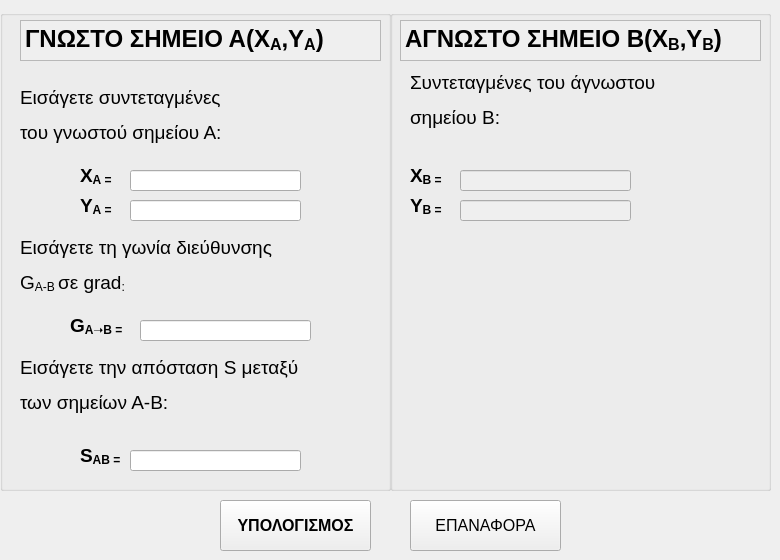
    <widget class="QWidget" name="tab">
     <attribute name="title">
      <string>1o Θεμελιώδες</string>
     </attribute>
     <widget class="QGroupBox" name="groupBox_2">
      <property name="geometry">
       <rect>
        <x>390</x>
        <y>10</y>
        <width>381</width>
        <height>481</height>
       </rect>
      </property>
      <property name="title">
       <string/>
      </property>
      <widget class="QLineEdit" name="lineEdit_6">
       <property name="enabled">
        <bool>false</bool>
       </property>
       <property name="geometry">
        <rect>
         <x>70</x>
         <y>190</y>
         <width>171</width>
         <height>21</height>
        </rect>
       </property>
       <property name="palette">
        <palette>
         <active>
          <colorrole role="Text">
           <brush brushstyle="SolidPattern">
            <color alpha="255">
             <red>0</red>
             <green>0</green>
             <blue>0</blue>
            </color>
           </brush>
          </colorrole>
          <colorrole role="PlaceholderText">
           <brush brushstyle="SolidPattern">
            <color alpha="128">
             <red>0</red>
             <green>0</green>
             <blue>0</blue>
            </color>
           </brush>
          </colorrole>
         </active>
         <inactive>
          <colorrole role="Text">
           <brush brushstyle="SolidPattern">
            <color alpha="255">
             <red>0</red>
             <green>0</green>
             <blue>0</blue>
            </color>
           </brush>
          </colorrole>
          <colorrole role="PlaceholderText">
           <brush brushstyle="SolidPattern">
            <color alpha="128">
             <red>0</red>
             <green>0</green>
             <blue>0</blue>
            </color>
           </brush>
          </colorrole>
         </inactive>
         <disabled>
          <colorrole role="Text">
           <brush brushstyle="SolidPattern">
            <color alpha="255">
             <red>0</red>
             <green>0</green>
             <blue>0</blue>
            </color>
           </brush>
          </colorrole>
          <colorrole role="PlaceholderText">
           <brush brushstyle="SolidPattern">
            <color alpha="128">
             <red>0</red>
             <green>0</green>
             <blue>0</blue>
            </color>
           </brush>
          </colorrole>
         </disabled>
        </palette>
       </property>
       <property name="font">
        <font>
         <pointsize>10</pointsize>
         <weight>75</weight>
         <bold>true</bold>
        </font>
       </property>
       <property name="text">
        <string/>
       </property>
      </widget>
      <widget class="QTextEdit" name="textEdit_2">
       <property name="enabled">
        <bool>false</bool>
       </property>
       <property name="geometry">
        <rect>
         <x>10</x>
         <y>10</y>
         <width>361</width>
         <height>41</height>
        </rect>
       </property>
       <property name="palette">
        <palette>
         <active>
          <colorrole role="Text">
           <brush brushstyle="SolidPattern">
            <color alpha="255">
             <red>0</red>
             <green>0</green>
             <blue>0</blue>
            </color>
           </brush>
          </colorrole>
          <colorrole role="PlaceholderText">
           <brush brushstyle="SolidPattern">
            <color alpha="128">
             <red>0</red>
             <green>0</green>
             <blue>0</blue>
            </color>
           </brush>
          </colorrole>
         </active>
         <inactive>
          <colorrole role="Text">
           <brush brushstyle="SolidPattern">
            <color alpha="255">
             <red>0</red>
             <green>0</green>
             <blue>0</blue>
            </color>
           </brush>
          </colorrole>
          <colorrole role="PlaceholderText">
           <brush brushstyle="SolidPattern">
            <color alpha="128">
             <red>0</red>
             <green>0</green>
             <blue>0</blue>
            </color>
           </brush>
          </colorrole>
         </inactive>
         <disabled>
          <colorrole role="Text">
           <brush brushstyle="SolidPattern">
            <color alpha="255">
             <red>0</red>
             <green>0</green>
             <blue>0</blue>
            </color>
           </brush>
          </colorrole>
          <colorrole role="PlaceholderText">
           <brush brushstyle="SolidPattern">
            <color alpha="128">
             <red>0</red>
             <green>0</green>
             <blue>0</blue>
            </color>
           </brush>
          </colorrole>
         </disabled>
        </palette>
       </property>
       <property name="html">
        <string>&lt;!DOCTYPE HTML PUBLIC &quot;-//W3C//DTD HTML 4.0//EN&quot; &quot;http://www.w3.org/TR/REC-html40/strict.dtd&quot;&gt;
&lt;html&gt;&lt;head&gt;&lt;meta name=&quot;qrichtext&quot; content=&quot;1&quot; /&gt;&lt;style type=&quot;text/css&quot;&gt;
p, li { white-space: pre-wrap; }
&lt;/style&gt;&lt;/head&gt;&lt;body style=&quot; font-family:'MS Shell Dlg 2'; font-size:8.25pt; font-weight:400; font-style:normal;&quot;&gt;
&lt;p style=&quot; margin-top:0px; margin-bottom:0px; margin-left:0px; margin-right:0px; -qt-block-indent:0; text-indent:0px;&quot;&gt;&lt;span style=&quot; font-size:18pt; font-weight:600;&quot;&gt;ΑΓΝΩΣΤΟ ΣΗΜΕΙΟ Β(Χ&lt;/span&gt;&lt;span style=&quot; font-size:18pt; font-weight:600; vertical-align:sub;&quot;&gt;Β&lt;/span&gt;&lt;span style=&quot; font-size:18pt; font-weight:600;&quot;&gt;,Υ&lt;/span&gt;&lt;span style=&quot; font-size:18pt; font-weight:600; vertical-align:sub;&quot;&gt;Β&lt;/span&gt;&lt;span style=&quot; font-size:18pt; font-weight:600;&quot;&gt;)&lt;/span&gt;&lt;/p&gt;&lt;/body&gt;&lt;/html&gt;</string>
       </property>
      </widget>
      <widget class="QLabel" name="label_10">
       <property name="geometry">
        <rect>
         <x>20</x>
         <y>180</y>
         <width>51</width>
         <height>31</height>
        </rect>
       </property>
       <property name="text">
        <string>&lt;html&gt;&lt;head/&gt;&lt;body&gt;&lt;p&gt;&lt;span style=&quot; font-size:14pt; font-weight:600;&quot;&gt;Y&lt;/span&gt;&lt;span style=&quot; font-size:14pt; font-weight:600; vertical-align:sub;&quot;&gt;Β&lt;/span&gt;&lt;span style=&quot; font-size:14pt; font-weight:600; vertical-align:sub;&quot;&gt; =&lt;/span&gt;&lt;/p&gt;&lt;/body&gt;&lt;/html&gt;</string>
       </property>
      </widget>
      <widget class="QLabel" name="label_9">
       <property name="geometry">
        <rect>
         <x>20</x>
         <y>150</y>
         <width>51</width>
         <height>31</height>
        </rect>
       </property>
       <property name="text">
        <string>&lt;html&gt;&lt;head/&gt;&lt;body&gt;&lt;p&gt;&lt;span style=&quot; font-size:14pt; font-weight:600;&quot;&gt;Χ&lt;/span&gt;&lt;span style=&quot; font-size:14pt; font-weight:600; vertical-align:sub;&quot;&gt;B&lt;/span&gt;&lt;span style=&quot; font-size:14pt; font-weight:600; vertical-align:sub;&quot;&gt; =&lt;/span&gt;&lt;/p&gt;&lt;/body&gt;&lt;/html&gt;</string>
       </property>
      </widget>
      <widget class="QLabel" name="label_8">
       <property name="geometry">
        <rect>
         <x>20</x>
         <y>60</y>
         <width>271</width>
         <height>61</height>
        </rect>
       </property>
       <property name="text">
        <string>&lt;html&gt;&lt;head/&gt;&lt;body&gt;&lt;p&gt;&lt;span style=&quot; font-size:14pt;&quot;&gt;Συντεταγμένες του άγνωστου &lt;/span&gt;&lt;/p&gt;&lt;p&gt;&lt;span style=&quot; font-size:14pt;&quot;&gt;σημείου Β:&lt;/span&gt;&lt;/p&gt;&lt;/body&gt;&lt;/html&gt;</string>
       </property>
      </widget>
      <widget class="QLineEdit" name="lineEdit_5">
       <property name="enabled">
        <bool>false</bool>
       </property>
       <property name="geometry">
        <rect>
         <x>70</x>
         <y>160</y>
         <width>171</width>
         <height>21</height>
        </rect>
       </property>
       <property name="palette">
        <palette>
         <active>
          <colorrole role="Text">
           <brush brushstyle="SolidPattern">
            <color alpha="255">
             <red>0</red>
             <green>0</green>
             <blue>0</blue>
            </color>
           </brush>
          </colorrole>
          <colorrole role="PlaceholderText">
           <brush brushstyle="SolidPattern">
            <color alpha="128">
             <red>0</red>
             <green>0</green>
             <blue>0</blue>
            </color>
           </brush>
          </colorrole>
         </active>
         <inactive>
          <colorrole role="Text">
           <brush brushstyle="SolidPattern">
            <color alpha="255">
             <red>0</red>
             <green>0</green>
             <blue>0</blue>
            </color>
           </brush>
          </colorrole>
          <colorrole role="PlaceholderText">
           <brush brushstyle="SolidPattern">
            <color alpha="128">
             <red>0</red>
             <green>0</green>
             <blue>0</blue>
            </color>
           </brush>
          </colorrole>
         </inactive>
         <disabled>
          <colorrole role="Text">
           <brush brushstyle="SolidPattern">
            <color alpha="255">
             <red>0</red>
             <green>0</green>
             <blue>0</blue>
            </color>
           </brush>
          </colorrole>
          <colorrole role="PlaceholderText">
           <brush brushstyle="SolidPattern">
            <color alpha="128">
             <red>0</red>
             <green>0</green>
             <blue>0</blue>
            </color>
           </brush>
          </colorrole>
         </disabled>
        </palette>
       </property>
       <property name="font">
        <font>
         <pointsize>10</pointsize>
         <weight>75</weight>
         <bold>true</bold>
        </font>
       </property>
       <property name="autoFillBackground">
        <bool>false</bool>
       </property>
       <property name="text">
        <string/>
       </property>
      </widget>
     </widget>
     <widget class="QGroupBox" name="groupBox">
      <property name="geometry">
       <rect>
        <x>0</x>
        <y>10</y>
        <width>391</width>
        <height>481</height>
       </rect>
      </property>
      <property name="title">
       <string/>
      </property>
      <widget class="QLabel" name="label_3">
       <property name="geometry">
        <rect>
         <x>80</x>
         <y>180</y>
         <width>51</width>
         <height>31</height>
        </rect>
       </property>
       <property name="text">
        <string>&lt;html&gt;&lt;head/&gt;&lt;body&gt;&lt;p&gt;&lt;span style=&quot; font-size:14pt; font-weight:600;&quot;&gt;Y&lt;/span&gt;&lt;span style=&quot; font-size:14pt; font-weight:600; vertical-align:sub;&quot;&gt;Α =&lt;/span&gt;&lt;/p&gt;&lt;/body&gt;&lt;/html&gt;</string>
       </property>
      </widget>
      <widget class="QLabel" name="label_2">
       <property name="geometry">
        <rect>
         <x>80</x>
         <y>150</y>
         <width>51</width>
         <height>31</height>
        </rect>
       </property>
       <property name="text">
        <string>&lt;html&gt;&lt;head/&gt;&lt;body&gt;&lt;p&gt;&lt;span style=&quot; font-size:14pt; font-weight:600;&quot;&gt;Χ&lt;/span&gt;&lt;span style=&quot; font-size:14pt; font-weight:600; vertical-align:sub;&quot;&gt;Α =&lt;/span&gt;&lt;/p&gt;&lt;/body&gt;&lt;/html&gt;</string>
       </property>
      </widget>
      <widget class="QLineEdit" name="lineEdit_4">
       <property name="geometry">
        <rect>
         <x>130</x>
         <y>440</y>
         <width>171</width>
         <height>21</height>
        </rect>
       </property>
       <property name="text">
        <string/>
       </property>
      </widget>
      <widget class="QTextEdit" name="textEdit">
       <property name="enabled">
        <bool>false</bool>
       </property>
       <property name="geometry">
        <rect>
         <x>20</x>
         <y>10</y>
         <width>361</width>
         <height>41</height>
        </rect>
       </property>
       <property name="palette">
        <palette>
         <active>
          <colorrole role="Text">
           <brush brushstyle="SolidPattern">
            <color alpha="255">
             <red>0</red>
             <green>0</green>
             <blue>0</blue>
            </color>
           </brush>
          </colorrole>
          <colorrole role="ButtonText">
           <brush brushstyle="SolidPattern">
            <color alpha="255">
             <red>0</red>
             <green>0</green>
             <blue>0</blue>
            </color>
           </brush>
          </colorrole>
          <colorrole role="PlaceholderText">
           <brush brushstyle="SolidPattern">
            <color alpha="128">
             <red>0</red>
             <green>0</green>
             <blue>0</blue>
            </color>
           </brush>
          </colorrole>
         </active>
         <inactive>
          <colorrole role="Text">
           <brush brushstyle="SolidPattern">
            <color alpha="255">
             <red>0</red>
             <green>0</green>
             <blue>0</blue>
            </color>
           </brush>
          </colorrole>
          <colorrole role="ButtonText">
           <brush brushstyle="SolidPattern">
            <color alpha="255">
             <red>0</red>
             <green>0</green>
             <blue>0</blue>
            </color>
           </brush>
          </colorrole>
          <colorrole role="PlaceholderText">
           <brush brushstyle="SolidPattern">
            <color alpha="128">
             <red>0</red>
             <green>0</green>
             <blue>0</blue>
            </color>
           </brush>
          </colorrole>
         </inactive>
         <disabled>
          <colorrole role="Text">
           <brush brushstyle="SolidPattern">
            <color alpha="255">
             <red>0</red>
             <green>0</green>
             <blue>0</blue>
            </color>
           </brush>
          </colorrole>
          <colorrole role="ButtonText">
           <brush brushstyle="SolidPattern">
            <color alpha="255">
             <red>0</red>
             <green>0</green>
             <blue>0</blue>
            </color>
           </brush>
          </colorrole>
          <colorrole role="PlaceholderText">
           <brush brushstyle="SolidPattern">
            <color alpha="128">
             <red>0</red>
             <green>0</green>
             <blue>0</blue>
            </color>
           </brush>
          </colorrole>
         </disabled>
        </palette>
       </property>
       <property name="font">
        <font>
         <weight>50</weight>
         <bold>false</bold>
        </font>
       </property>
       <property name="autoFillBackground">
        <bool>false</bool>
       </property>
       <property name="readOnly">
        <bool>true</bool>
       </property>
       <property name="html">
        <string>&lt;!DOCTYPE HTML PUBLIC &quot;-//W3C//DTD HTML 4.0//EN&quot; &quot;http://www.w3.org/TR/REC-html40/strict.dtd&quot;&gt;
&lt;html&gt;&lt;head&gt;&lt;meta name=&quot;qrichtext&quot; content=&quot;1&quot; /&gt;&lt;style type=&quot;text/css&quot;&gt;
p, li { white-space: pre-wrap; }
&lt;/style&gt;&lt;/head&gt;&lt;body style=&quot; font-family:'MS Shell Dlg 2'; font-size:8.25pt; font-weight:400; font-style:normal;&quot;&gt;
&lt;p style=&quot; margin-top:0px; margin-bottom:0px; margin-left:0px; margin-right:0px; -qt-block-indent:0; text-indent:0px;&quot;&gt;&lt;span style=&quot; font-size:18pt; font-weight:600;&quot;&gt;ΓΝΩΣΤΟ ΣΗΜΕΙΟ Α(Χ&lt;/span&gt;&lt;span style=&quot; font-size:18pt; font-weight:600; vertical-align:sub;&quot;&gt;Α&lt;/span&gt;&lt;span style=&quot; font-size:18pt; font-weight:600;&quot;&gt;,Υ&lt;/span&gt;&lt;span style=&quot; font-size:18pt; font-weight:600; vertical-align:sub;&quot;&gt;Α&lt;/span&gt;&lt;span style=&quot; font-size:18pt; font-weight:600;&quot;&gt;)&lt;/span&gt;&lt;/p&gt;&lt;/body&gt;&lt;/html&gt;</string>
       </property>
      </widget>
      <widget class="QLineEdit" name="lineEdit_3">
       <property name="geometry">
        <rect>
         <x>140</x>
         <y>310</y>
         <width>171</width>
         <height>21</height>
        </rect>
       </property>
       <property name="text">
        <string/>
       </property>
      </widget>
      <widget class="QLabel" name="label">
       <property name="enabled">
        <bool>true</bool>
       </property>
       <property name="geometry">
        <rect>
         <x>20</x>
         <y>70</y>
         <width>221</width>
         <height>71</height>
        </rect>
       </property>
       <property name="toolTipDuration">
        <number>-1</number>
       </property>
       <property name="text">
        <string>&lt;html&gt;&lt;head/&gt;&lt;body&gt;&lt;p&gt;&lt;span style=&quot; font-size:14pt;&quot;&gt;Εισάγετε συντεταγμένες &lt;/span&gt;&lt;/p&gt;&lt;p&gt;&lt;span style=&quot; font-size:14pt;&quot;&gt;του γνωστού σημείου Α:&lt;/span&gt;&lt;/p&gt;&lt;/body&gt;&lt;/html&gt;</string>
       </property>
      </widget>
      <widget class="QLabel" name="label_7">
       <property name="geometry">
        <rect>
         <x>80</x>
         <y>430</y>
         <width>51</width>
         <height>31</height>
        </rect>
       </property>
       <property name="text">
        <string>&lt;html&gt;&lt;head/&gt;&lt;body&gt;&lt;p&gt;&lt;span style=&quot; font-size:14pt; font-weight:600;&quot;&gt;S&lt;/span&gt;&lt;span style=&quot; font-size:14pt; font-weight:600; vertical-align:sub;&quot;&gt;ΑΒ =&lt;/span&gt;&lt;/p&gt;&lt;/body&gt;&lt;/html&gt;</string>
       </property>
      </widget>
      <widget class="QLabel" name="label_4">
       <property name="geometry">
        <rect>
         <x>20</x>
         <y>220</y>
         <width>271</width>
         <height>71</height>
        </rect>
       </property>
       <property name="text">
        <string>&lt;html&gt;&lt;head/&gt;&lt;body&gt;&lt;p&gt;&lt;span style=&quot; font-size:14pt;&quot;&gt;Εισάγετε τη γωνία διεύθυνσης&lt;/span&gt;&lt;/p&gt;&lt;p&gt;&lt;span style=&quot; font-size:14pt;&quot;&gt;G&lt;/span&gt;&lt;span style=&quot; font-size:14pt; vertical-align:sub;&quot;&gt;A-B &lt;/span&gt;&lt;span style=&quot; font-size:14pt;&quot;&gt;σε grad&lt;/span&gt;&lt;span style=&quot; font-size:14pt; vertical-align:sub;&quot;&gt;:&lt;/span&gt;&lt;/p&gt;&lt;/body&gt;&lt;/html&gt;</string>
       </property>
      </widget>
      <widget class="QLineEdit" name="lineEdit_2">
       <property name="geometry">
        <rect>
         <x>130</x>
         <y>190</y>
         <width>171</width>
         <height>21</height>
        </rect>
       </property>
       <property name="text">
        <string/>
       </property>
      </widget>
      <widget class="QLineEdit" name="lineEdit">
       <property name="geometry">
        <rect>
         <x>130</x>
         <y>160</y>
         <width>171</width>
         <height>21</height>
        </rect>
       </property>
       <property name="minimumSize">
        <size>
         <width>171</width>
         <height>0</height>
        </size>
       </property>
       <property name="text">
        <string/>
       </property>
      </widget>
      <widget class="QLabel" name="label_6">
       <property name="geometry">
        <rect>
         <x>20</x>
         <y>340</y>
         <width>301</width>
         <height>71</height>
        </rect>
       </property>
       <property name="text">
        <string>&lt;html&gt;&lt;head/&gt;&lt;body&gt;&lt;p&gt;&lt;span style=&quot; font-size:14pt;&quot;&gt;Εισάγετε την απόσταση S μεταξύ&lt;/span&gt;&lt;/p&gt;&lt;p&gt;&lt;span style=&quot; font-size:14pt;&quot;&gt;των σημείων Α-Β:&lt;/span&gt;&lt;/p&gt;&lt;/body&gt;&lt;/html&gt;</string>
       </property>
      </widget>
      <widget class="QLabel" name="label_5">
       <property name="geometry">
        <rect>
         <x>70</x>
         <y>300</y>
         <width>61</width>
         <height>31</height>
        </rect>
       </property>
       <property name="text">
        <string>&lt;html&gt;&lt;head/&gt;&lt;body&gt;&lt;p&gt;&lt;span style=&quot; font-size:14pt; font-weight:600;&quot;&gt;G&lt;/span&gt;&lt;span style=&quot; font-size:14pt; font-weight:600; vertical-align:sub;&quot;&gt;Α➝Β =&lt;/span&gt;&lt;/p&gt;&lt;/body&gt;&lt;/html&gt;</string>
       </property>
      </widget>
     </widget>
     <widget class="QPushButton" name="pushButton">
      <property name="geometry">
       <rect>
        <x>220</x>
        <y>500</y>
        <width>151</width>
        <height>51</height>
       </rect>
      </property>
      <property name="minimumSize">
       <size>
        <width>151</width>
        <height>0</height>
       </size>
      </property>
      <property name="font">
       <font>
        <pointsize>12</pointsize>
        <weight>75</weight>
        <bold>true</bold>
       </font>
      </property>
      <property name="text">
       <string>ΥΠΟΛΟΓΙΣΜΟΣ</string>
      </property>
     </widget>
     <widget class="QPushButton" name="pushButton_2">
      <property name="geometry">
       <rect>
        <x>410</x>
        <y>500</y>
        <width>151</width>
        <height>51</height>
       </rect>
      </property>
      <property name="minimumSize">
       <size>
        <width>151</width>
        <height>0</height>
       </size>
      </property>
      <property name="font">
       <font>
        <pointsize>12</pointsize>
        <weight>50</weight>
        <bold>false</bold>
       </font>
      </property>
      <property name="text">
       <string>ΕΠΑΝΑΦΟΡΑ</string>
      </property>
     </widget>
     <zorder>groupBox</zorder>
     <zorder>groupBox_2</zorder>
     <zorder>pushButton</zorder>
     <zorder>pushButton_2</zorder>
    </widget>
